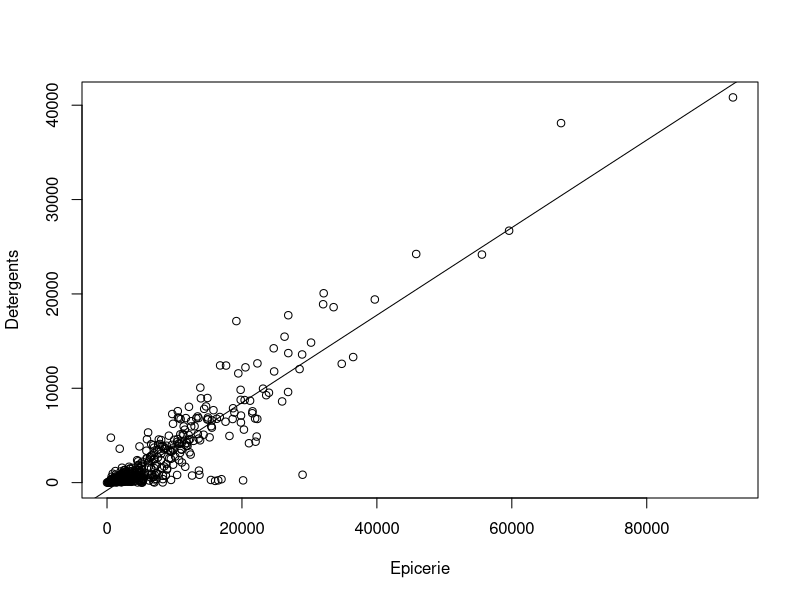

R code for this plot:
# Title     : Analyse statistique langage R
# Objective : TP Langage R
# Created by: maxime
# Created on: 06/03/2020

# Le fichier ventes.csv contient des données indiquant les chiffres d’affaires réalisés par
# 440 antennes d’une chaine de distribution, pour divers types de produits :
# « ProduitsFrais », « Lait », « Epicerie », « Surgele », « Detergents » et « Traiteur ».
# Importer ce fichier dans R et vérifier son bon chargement avec la fonction str.

ventes <- read.csv("ventes.csv")
ventes <- subset(ventes, select = c("Region", "ProduitsFrais", "Lait", "Epicerie", "Surgele", "Detergents", "Traiteur"))
#head(ventes, 5)

# Partie 1

# Supprimer la colonne « Canal », puis ajouter successivement à la droite du tableau :
# - une colonne « Total » qui indique la somme des chiffres d’affaires des colonnes
# « ProduitsFrais », « Lait », « Epicerie », « Surgele », « Detergents » et « Traiteur » ;

nomsProduits <- c("ProduitsFrais", "Lait", "Epicerie", "Surgele", "Detergents", "Traiteur")
ventes$Total <- rowSums(ventes[, nomsProduits])
#head(ventes, 5)

# - une colonne « % ProduitsFrais » qui indique les pourcentages (arrondis à l’entier près)
# de chiffre d’affaires des produits « ProduitsFrais » par rapport au « Total », et ainsi de
# suite pour tous les produits.

for (name in nomsProduits) {
  ventes[, paste0("% ", name)] <- round((ventes[, name] / ventes$Total) * 100)
}
#head(ventes, 5)

# Exporter ce tableau avec l’instruction :
# write.csv2(x, file = "TPR.csv")
# où x désigne le nom que vous avez donné à votre tableau final dans R.

write.csv2(ventes, file = "TPR.csv")

# Enfin, afin de comparer la performance de chaque région, afficher dans la console R, pour
# chacune des régions, le chiffre d’affaire « Total » moyen :
# CA Total moyen Region 1 : 30997.57 euros
# etc.

for (i in seq_along(unique(ventes$Region))) {
  print(paste("CA Total moyen Region", i, ":", round(mean(ventes[ventes$Region == i, "Total"]), 2), "euros", sep = " "), quote = FALSE)
}

# Partie 2

# Dans cette deuxième partie, on travaillera sur le tableau original (celui qui contient les
# données du fichier ventes.csv).
# On demande :
# - de déterminer la paire de variables qui a le meilleur coefficient de corrélation linéaire,
# parmi les variables produits (« ProduitsFrais », « Lait », « Epicerie », « Surgele »,
# « Detergents » et « Traiteur ») ;

bestCor <- 0.0
bestProduits <- NULL
for (col in combn(nomsProduits, 2, simplify = FALSE)) {
  actualCor <- cor(ventes[col[1]], ventes[col[2]], use="complete.obs")
  if (bestCor < abs(actualCor)) {
    bestCor <- abs(actualCor)
    bestProduits <- col
  }
}

# - d’effectuer les deux régressions linéaires sur cette paire de variables (Y par rapport à
# X et X par rapport à Y) ;


produit1 <- ventes[, bestProduits[1]]
produit2 <- ventes[, bestProduits[2]]
reg1 <- lm(produit1 ~ produit2, data = ventes)
reg2 <- lm(produit2 ~ produit1, data = ventes)
print(reg1)
print(reg2)

# - d’effectuer une prévision, avec chacune de ces régressions, lorsque la valeur d’une des
# deux variables est égale à sa valeur moyenne (autrement dit, prévoir Y pour la valeur
# moyenne de X et prévoir X pour la valeur moyenne de Y) ;

pred1 <- predict(reg1, data.frame(produit2 = mean(produit2)))
pred2 <- predict(reg2, data.frame(produit1 = mean(produit1)))
print(paste("Il faut prévoir", round(pred1[[1]]), bestProduits[1], "pour le montant moyen de", bestProduits[2], sep = " "), quote = FALSE)
print(paste("Il faut prévoir", round(pred2[[1]]), bestProduits[2], "pour le montant moyen de", bestProduits[1], sep = " "), quote = FALSE)

# - d’afficher le nuage de points et la droite de régression correspondants à l’une des deux
# régressions effectuées.

plot(produit1, produit2, xlab = bestProduits[1], ylab = bestProduits[2])
abline(reg2)

